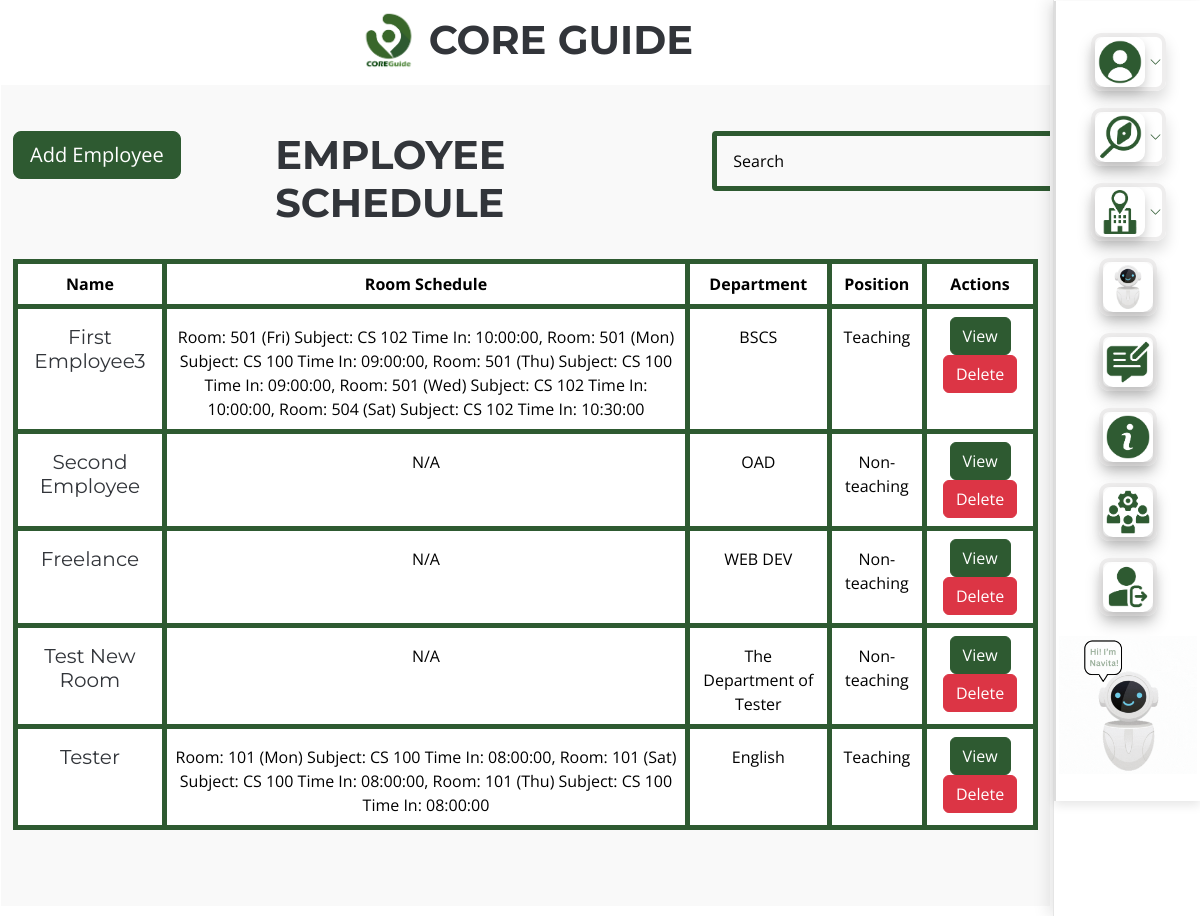
/superadmin/employee_schedule_WORKING_jan23.php (signed in), run on an earlier commit of the app's database.
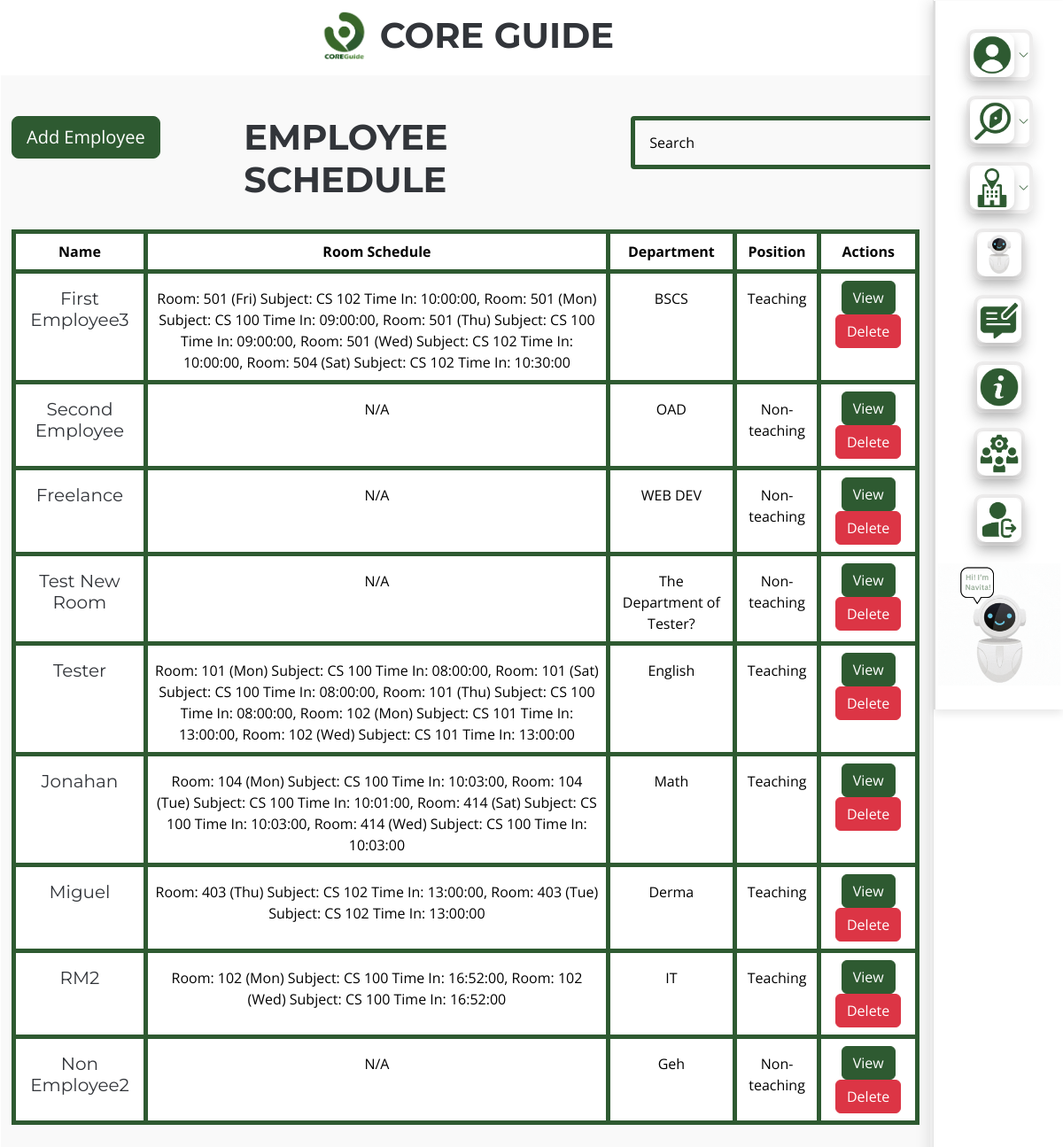
And on a later commit of the database.
### tables this page shows
CREATE TABLE `employee_schedule` (
  `schedule_id` int(11) NOT NULL,
  `name` varchar(100) NOT NULL,
  `department` varchar(100) DEFAULT NULL,
  `position` enum('teaching','non-teaching') NOT NULL
);

### superadmin/employee_schedule_WORKING_jan23.php (the view, shortened to what this page needs)
<?php
require('../include/dbconnect.php');
?>
<!DOCTYPE html>
<html lang="en">
<head>
  <link href="../assets/vendor/bootstrap/css/bootstrap.min.css" rel="stylesheet">
  <link href="../assets/vendor/bootstrap-icons/bootstrap-icons.css" rel="stylesheet">
  <link href="../assets/vendor/aos/aos.css" rel="stylesheet">
  <link href="../assets/vendor/glightbox/css/glightbox.min.css" rel="stylesheet">
  <link href="../assets/vendor/swiper/swiper-bundle.min.css" rel="stylesheet">
  <link href="../assets/css/main.css" rel="stylesheet">
  <link href="../assets/css/custom.css" rel="stylesheet">
  <link href="../assets/css/lightgallery.css" rel="stylesheet" />
</head>
<body class="index-page">
  <?php
    include 'include/navbar.php';
  ?>
  <main class="main">
    <div class="mt-2">
      <h1 class="text-center">
      <img src="../assets/img/core/coreguide-logo.png" alt="Core Guide Logo" class="mb-2" width="60">
          <b>
            <span class="pt-3">
              CORE GUIDE
            </span>
          </b>
      </h1>
    </div>
    <section class="services section light-background">
      <div class="container" data-aos="fade-up">
   <div class="row pt-3">
        <div class="col-md-3">
            <button type="button" class="btn btn-success btn-lg" data-bs-toggle="modal" data-bs-target="#staticBackdrop" style="color: white;">
                Add Employee
            </button>
        </div>
        <div class="col-md-5 text-left">
            <h1>
              <b>
              EMPLOYEE SCHEDULE
              </b>
            </h1>
        </div>
        <div class="col-md-4">
            <form>
                <div class="search-input">
                    <input class="form-control" type="text" id="searchInput" placeholder="Search" aria-label="Search" onkeyup="filterTable()">
                </div>
            </form>
        </div>
    </div>
    <table class="table table-bordered border-success mt-4 text-center" id="employeeTable">
        <thead>
            <tr>
                <th scope="col">Name</th>
                <th scope="col">Room Schedule</th>
                <th scope="col">Department</th>
                <th scope="col">Position</th>
                <th scope="col">Actions</th>
            </tr>
        </thead>
        <tbody>
        <?php
$query = "
SELECT e.schedule_id, e.name, e.department, e.position, GROUP_CONCAT(DISTINCT CONCAT('Room: ', rm.room_name, ' (', r.day, ')', IF(r.subject IS NOT NULL AND r.subject <> '', CONCAT(' Subject: ', r.subject), ''), IF(r.position = 'non-teaching', CONCAT(' Time In: ', r.time_in, ' Time Out: ', r.time_out), CONCAT(' Time In: ', r.time_in))) SEPARATOR ', ') AS schedules FROM employee_schedule e LEFT JOIN real_time_schedule r ON e.schedule_id = r.employee_id LEFT JOIN room rm ON r.room_id = rm.room_id GROUP BY e.schedule_id ORDER BY e.schedule_id ASC;
    ";
$result = mysqli_query($conn, $query);
while ($row = mysqli_fetch_assoc($result)) {
    $modal_id = 'modal_' . $row['schedule_id'];
    echo "<tr>";
        echo "<th><h5 class='mt-2'>{$row['name']}</h5></th>";
        if($row['position'] == 'teaching') {
            echo "<th class='pt-3'>{$row['schedules']}</th>";
        } else {
            echo "<th class='pt-3'>N/A</th>";
        }
        echo "<th class='pt-3'>{$row['department']}</th>";
        echo "<th class='pt-3'>" . ucfirst($row['position']) . "</th>";
        echo "<th class='pt-2'>
                <button type='button' class='btn btn-success' data-bs-toggle='modal' data-bs-target='#{$modal_id}'>
                    View
                </button>
                <a href='include/delete_employee.php?emp_id={$row['schedule_id']}' class='btn btn-danger'>Delete</a>
              </th>";
        echo "</tr>";
}
?>
        </tbody>
    </table>
    </section>
  </main>
</body>
</html>

### superadmin/include/navbar.php (shortened to what this page needs)
<?php
$user_type_nav = $_SESSION["type"];
?>
  <header id="header" class="header header-right">
    <nav id="navmenu" class="navmenu pt-4">
      <ul>
          <li data-tooltip="Profile" class="dropdown"><a href="#"><span>
          <img src="../assets/img/icon/profile.png"  alt="Core Guide Logo" width="50">
            </span> <i class="bi bi-chevron-down toggle-dropdown"></i></a>
          </li>
        <li data-tooltip="Public Icon" class="dropdown"><a href="#"><span>
          <img src="../assets/img/icon/all-public.png"  alt="Core Guide Logo" width="50">
            </span> <i class="bi bi-chevron-down toggle-dropdown"></i></a>
          </li>
        <li data-tooltip="Rooms" class="dropdown"><a href="#"><span>
          <img src="../assets/img/icon/rooms.png"  alt="Core Guide Logo" width="50">
            </span> <i class="bi bi-chevron-down toggle-dropdown"></i></a>
          </li>
        <li data-tooltip="Navita"><a href="navita.php">
          <img src="../assets/img/icon/navita.png"  alt="Core Guide Logo" width="50">
        </a></li>
        <li data-tooltip="Feedback"><a href="feedback.php">
          <img src="../assets/img/icon/feedback.png"  alt="Core Guide Logo" width="50">
          </a></li>
        <li data-tooltip="About"><a href="about.php">
          <img src="../assets/img/icon/about.png"  alt="Core Guide Logo" width="50">
        </a></li>
        <?php if($user_type_nav == 'Superadmin') { ?>
          <li data-tooltip="Accounts"><a href="accounts.php">
            <img src="../assets/img/icon/accounts.png"  alt="Core Guide Logo" width="50">
            </a></li>
        <?php } ?>
        <li data-tooltip="Logout">
            <a href="../include/signout.php">
          <img src="../assets/img/icon/logout.png"  alt="Core Guide Logo Login" width="50">
        </a></li>
        <li>
          <img src="../assets/img/icon/navita-v2.gif" alt="Chat Icon" id="chatIcon" width="70" class="corner-image-gif">
        </li>
      </ul>
    </nav>
</header>

### assets/css/main.css (style rules this page uses)
:root { --default-font: "Open Sans", system-ui, -apple-system, "Segoe UI", Roboto, "Helvetica Neue", Arial, "Noto Sans", "Liberation Sans", sans-serif, "Apple Color Emoji", "Segoe UI Emoji", "Segoe UI Symbol", "Noto Color Emoji"; --heading-font: "Montserrat", sans-serif; --nav-font: "Poppins", sans-serif; }
:root { --background-color: #ffffff; --default-color: #212529; --heading-color: #32353a; --accent-color: #2e5a31; --surface-color: #ffffff; --contrast-color: #ffffff; }
:root { --nav-color: #3a3939; --nav-hover-color: #2e5a31; --nav-mobile-background-color: #ffffff; --nav-dropdown-background-color: #ffffff; --nav-dropdown-color: #3a3939; --nav-dropdown-hover-color: #2e5a31; }
.light-background { --background-color: #f9f9f9; --surface-color: #ffffff; }
:root { scroll-behavior: smooth; }
body { color: var(--default-color); background-color: var(--background-color); font-family: var(--default-font); }
a { color: var(--accent-color); text-decoration: none; transition: 0.3s; }
h1, h2, h3, h4, h5, h6 { color: var(--heading-color); font-family: var(--heading-font); }
.header { color: var(--default-color); background-color: var(--background-color); padding: 1px 0; transition: all 0.5s; z-index: 997; }
@media (max-width: 1200px) { .header .navmenu { order: 3; } }
.index-page .header { --background-color: rgba(255, 255, 255, 0); --heading-color: #ffffff; --nav-color: rgba(255, 255, 255, 0.5); --nav-hover-color: #ffffff; }
@media (min-width: 1200px) { .navmenu { padding: 0; } }
@media (min-width: 1200px) { .navmenu ul { margin: 0; padding: 0; display: flex; list-style: none; align-items: center; } }
@media (min-width: 1200px) { .navmenu li { position: relative; } }
@media (min-width: 1200px) { .navmenu a i, .navmenu a:focus i { font-size: 12px; line-height: 0; margin-left: 5px; transition: 0.3s; } }
section, .section { color: var(--default-color); background-color: var(--background-color); padding: 30px 0 60px; scroll-margin-top: 90px; overflow: clip; }
.btn-success { color: #fff; background-color: #2e5a31; border-color: #2e5a31; }

### assets/css/custom.css (style rules this page uses)
.header-right { position: fixed; top: 0; right: 0; min-width: 130px; background-color: transparent !important; border-left: 1px solid rgba(0, 0, 0, 0.1); box-shadow: -5px 0 15px rgba(0, 0, 0, 0.1); z-index: 999; height: 100%; }
.header-right .navmenu { width: 100%; }
.header-right .navmenu ul { display: flex; flex-direction: column; align-items: center; gap: 1px; list-style: none; padding: 0; margin: 0; }
.header-right .navmenu ul li { display: flex; align-items: center; justify-content: center; }
.header-right .navmenu ul li a img { height: auto; display: block; }
.navmenu ul li { position: relative; }
.navmenu ul li[data-tooltip]::after { content: attr(data-tooltip); position: absolute; top: 50%; left: 120%; transform: translateY(-50%); background-color: #333; color: #fff; padding: 5px 10px; border-radius: 5px; font-size: 14px; white-space: nowrap; opacity: 0; pointer-events: none; transition: opacity 0.2s ease-in-out, transform 0.2s ease-in-out; z-index: 999; }
.main { margin-right: 130px; padding: 1px 20px 10px 1px; box-sizing: border-box; }
#navmenu { margin: 0; padding: 10px 0; width: auto; height: 100vh; background-color: #ffffff; border-left: 2px solid #ddd; box-shadow: 0 4px 10px rgba(0, 0, 0, 0.1); display: flex; justify-content: center; }
#navmenu ul { display: flex; flex-direction: column; align-items: center; margin: 0; padding: 0; list-style: none; }
#navmenu ul li { margin: 8px 0; transition: transform 0.2s, box-shadow 0.2s; border-radius: 10px; border: 4px solid rgb(238, 237, 237); box-shadow: 0 9px 15px rgba(0, 0, 0, 0.15); }
#navmenu ul li:last-child { border: 0px; box-shadow: none; }
#navmenu ul li a { display: flex; justify-content: center; align-items: center; text-decoration: none; }
#navmenu ul li img { display: block; box-shadow: 0 6px 12px rgba(0, 0, 0, 0.2); border-radius: 10px; padding: 3px; transition: background 0.3s, box-shadow 0.3s; }
#navmenu ul li:last-child img { border-radius: 0; box-shadow: none; transition: none; border: 0px; }
tbody th,h5,h4,h6 { font-weight: 400; }
header, #navmenu { margin: 0; padding: 0; }
.search-input { position: relative; }
.search-input input { padding: 0.8rem 1rem 0.8rem 1rem; background-color: transparent; border: 2px solid #2e5a31; width: 600px; }
input::placeholder { color: black !important; opacity: 1; }
.corner-image-gif { right: 0; bottom: 0; width: 9rem; height: auto; cursor: pointer; z-index: 999; }

What changed in the data, as far as the page shows it:
changed employee_schedule "Test New Room": department "The Department of Tester" → "The Department of Tester?"
computed for employee_schedule "Tester": schedules "Room: 101 (Mon) Subject: CS 100 Time In: 08:00:00, Room: 101 (Sat) Subject: CS 100 Time In: 08:00:00, Room: 101 (Thu) Subject: CS 100 Time In: 08:00:00" → "…CS 100 Time In: 08:00:00, Room: 102 (Mon) Subject: CS 101 Time In: 13:00:00, Room: 102 (Wed) Subject: CS 101 Time In: 13:00:00"
added employee_schedule: name "Jonahan", schedules "Room: 104 (Mon) Subject: CS 100 Time In: 10:03:00, Room: 104 (Tue) Subject: CS 100 Time In: 10:01:00, Room: 414 (Sat) Subject: CS 100 Time In: 10:03:00, Room: 414 (Wed) Subject: CS 100 Time In: 10:03:00", department "Math", position "Teaching"
added employee_schedule: name "Miguel", schedules "Room: 403 (Thu) Subject: CS 102 Time In: 13:00:00, Room: 403 (Tue) Subject: CS 102 Time In: 13:00:00", department "Derma", position "Teaching"
added employee_schedule: name "RM2", schedules "Room: 102 (Mon) Subject: CS 100 Time In: 16:52:00, Room: 102 (Wed) Subject: CS 100 Time In: 16:52:00", department "IT", position "Teaching"
added employee_schedule: name "Non Employee2", shows "N/A", department "Geh", position "Non-teaching"
